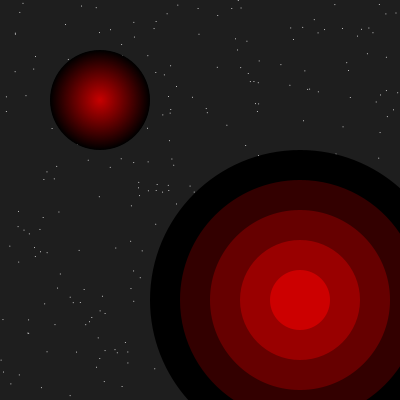
Frame 1 (no input)
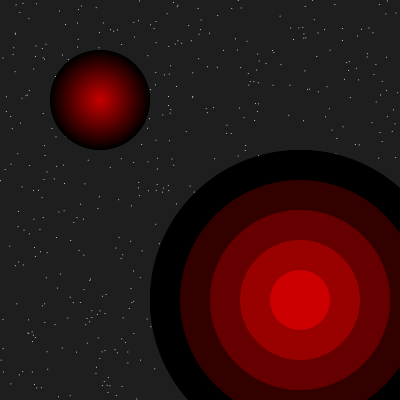
Frame 2 (the mouse pressed at the canvas centre, redrawn once)

The Processing sketch that drew these frames (run headless with seeded random() and noise(); the mouse was pressed at the canvas centre and the sketch redrawn once):

// Processing sketch: processing_66737
// ── processing_66737.pde

void setup(){
  fill(255);
  size(400,400);
  background(30);
  noStroke();
  
}

void draw(){
  drawStars(300); //<-------Make more stars!
  drawPlanet(100, 100, 100, 100); // <---Why can't this pass 100?
  drawPlanet(300, 300, 300, 5);
}

void drawPlanet(int x, int y, int size, int num){
 float redval = 255/num;
 float jump = size/num;
  for(int i=0; i<num; i++){
    fill (i* redval, 0, 0);
    ellipse(x, y, size-i*jump, size-i*jump);
  }
}

void drawStars(int stars){
for(int j=1; j<stars+1; j++){
  noLoop();
  fill(255);
  ellipse (random(400), random(400), 1, 1);
  }   
}
